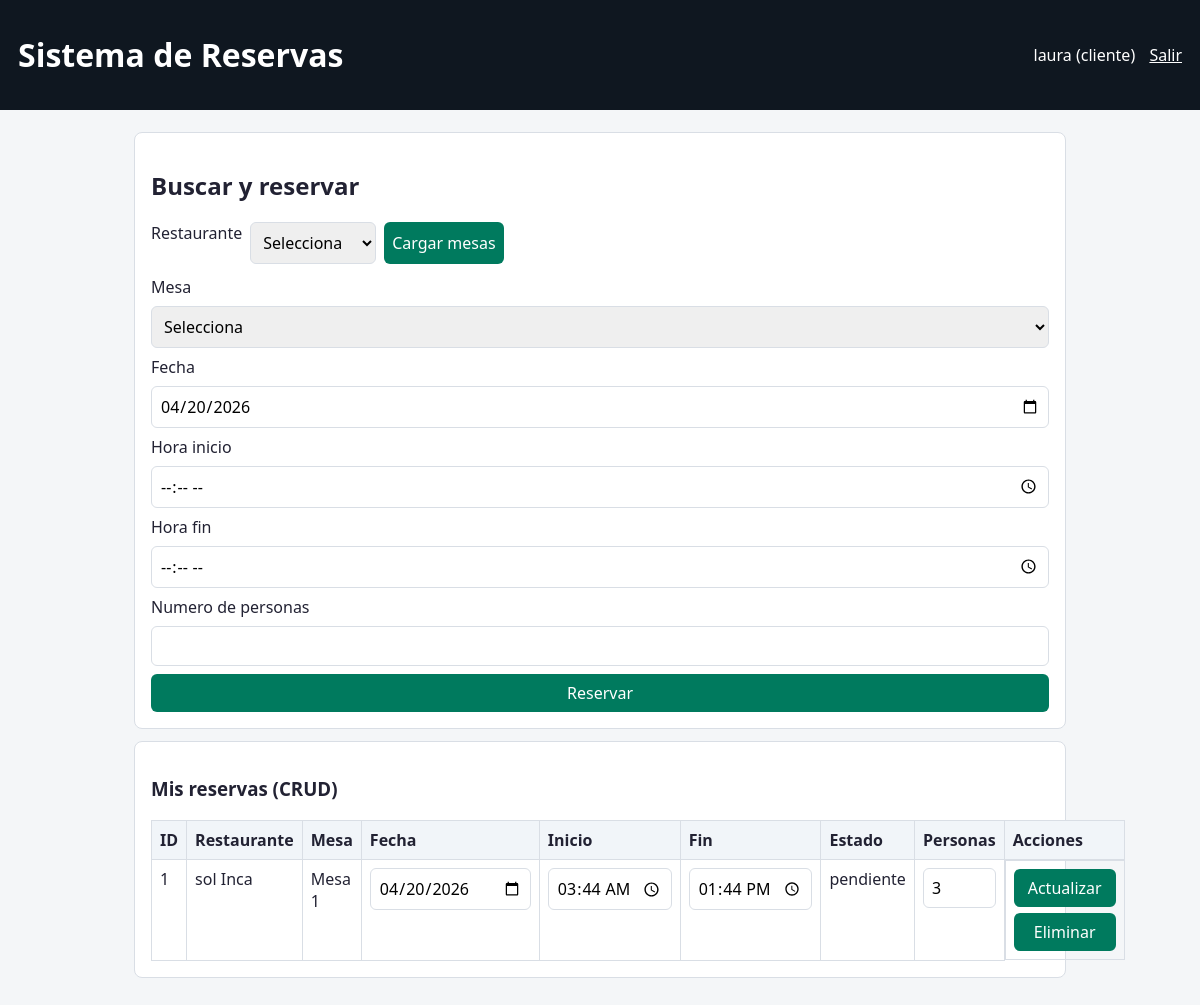
The page /cliente/reservas (signed in) on the database as committed earlier.
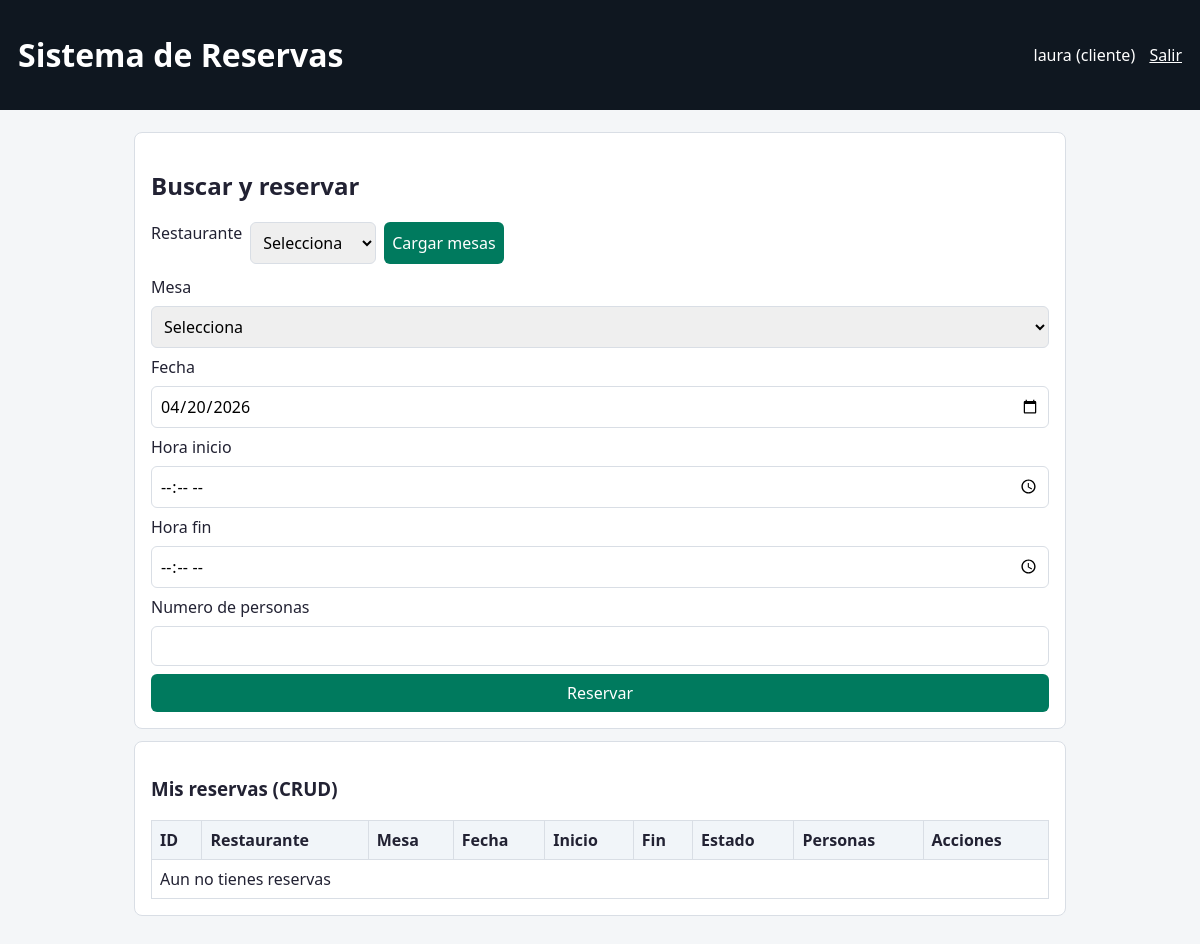
The same page on the database as committed later.
### tables this page shows
CREATE TABLE reserva (
				id_reserva INTEGER PRIMARY KEY AUTOINCREMENT,
				id_cliente INTEGER NOT NULL,
				id_disponibilidad INTEGER NOT NULL,
				estado TEXT NOT NULL DEFAULT 'pendiente',
				num_personas INTEGER NOT NULL,
				FOREIGN KEY (id_cliente) REFERENCES cliente(id_cliente) ON DELETE CASCADE,
				FOREIGN KEY (id_disponibilidad) REFERENCES disponibilidad(id_disponibilidad) ON DELETE CASCADE
			);

CREATE TABLE restaurante (
				id_restaurante INTEGER PRIMARY KEY AUTOINCREMENT,
				nombre TEXT NOT NULL,
				direccion TEXT NOT NULL,
				telefono TEXT,
				descripcion TEXT
			);

CREATE TABLE mesa (
				id_mesa INTEGER PRIMARY KEY AUTOINCREMENT,
				id_restaurante INTEGER NOT NULL,
				numero INTEGER NOT NULL,
				capacidad INTEGER NOT NULL,
				estado TEXT NOT NULL DEFAULT 'activa',
				FOREIGN KEY (id_restaurante) REFERENCES restaurante(id_restaurante) ON DELETE CASCADE
			);

CREATE TABLE disponibilidad (
				id_disponibilidad INTEGER PRIMARY KEY AUTOINCREMENT,
				id_mesa INTEGER NOT NULL,
				fecha TEXT NOT NULL,
				hora_inicio TEXT NOT NULL,
				hora_fin TEXT NOT NULL,
				estado TEXT NOT NULL DEFAULT 'disponible',
				FOREIGN KEY (id_mesa) REFERENCES mesa(id_mesa) ON DELETE CASCADE,
				UNIQUE (id_mesa, fecha, hora_inicio, hora_fin)
			);

### presentacion/controllers/cliente_controller.py (the view, shortened to what this page needs)
@cliente_bp.route("/reservas", methods=["GET", "POST"])
@login_required
@role_required("cliente")
def reservas():
    _, reserva_service, _ = get_services()
    restaurantes = reserva_service.listar_restaurantes()
    reservas_cliente = reserva_service.listar_reservas_cliente(
        session["usuario"]["id_cliente"]
    )
    mesas = []
    horarios = []
    selected_restaurante = request.args.get("restaurante")
    if request.method == "POST":
        selected_restaurante = request.form.get("id_restaurante") or request.form.get(
            "id_restaurante_selected"
        )
    if selected_restaurante:
        mesas = reserva_service.listar_mesas_por_restaurante(selected_restaurante)
        horarios = reserva_service.listar_horarios_por_restaurante(selected_restaurante)
    return render_template(
        "cliente_reservas.html",
        restaurantes=restaurantes,
        mesas=mesas,
        horarios=horarios,
        selected_restaurante=selected_restaurante,
        reservas=reservas_cliente,
    )

### datos/ConexionDB.py (called while the page is built)
	def __new__(cls, db_path=None):
		if cls._instancia is None:
			cls._instancia = super().__new__(cls)
			cls._instancia._inicializada = False
		return cls._instancia

	@classmethod
	def get_instance(cls, db_path=None):
		return cls(db_path)

	def conectar(self):
		return self._conexion

### datos/dao/restaurante_dao.py (called while the page is built)
    def listar_todos(self):
        return self.db.execute("SELECT * FROM restaurante ORDER BY nombre").fetchall()

### negocio/builders.py (called while the page is built)
    def reset(self):
        self._data = {
            "id_reserva": None,
            "id_cliente": None,
            "id_disponibilidad": None,
            "estado": "pendiente",
            "num_personas": 1,
        }
        return self

### negocio/services.py (called while the page is built)
    def listar_restaurantes(self):
        return self.restaurante_dao.listar_todos()

    def listar_reservas_cliente(self, id_cliente):
        return self.reserva_dao.buscar_detalladas_por_cliente(id_cliente)

### presentacion/controllers/common.py (called while the page is built)
def get_services():
    conexion = ConexionDB.get_instance()
    db = conexion.conectar()
    return AuthService(db), ReservaService(db), AdminService(db)

### presentacion/templates/cliente_reservas.html (shortened to what this page needs)
{% extends 'base.html' %}
{% block content %}
<section class="card">
    <h2>Buscar y reservar</h2>
    <form method="get" class="form-inline">
        <label>Restaurante</label>
        <select name="restaurante" required>
            <option value="">Selecciona</option>
        </select>
        <button type="submit">Cargar mesas</button>
    </form>
    <form method="post" class="form-grid mt">
        <label>Mesa</label>
        <select name="id_mesa" required>
            <option value="">Selecciona</option>
        </select>
        <label>Fecha</label>
        <input type="date" name="fecha" required>
        <label>Hora inicio</label>
        <input type="time" name="hora_inicio" required>
        <label>Hora fin</label>
        <input type="time" name="hora_fin" required>
        <label>Numero de personas</label>
        <input type="number" name="num_personas" min="1" required>
        <button type="submit">Reservar</button>
    </form>
</section>
<section class="card mt">
    <h3>Mis reservas (CRUD)</h3>
    <table>
        <thead>
            <tr>
                <th>ID</th>
                <th>Restaurante</th>
                <th>Mesa</th>
                <th>Fecha</th>
                <th>Inicio</th>
                <th>Fin</th>
                <th>Estado</th>
                <th>Personas</th>
                <th>Acciones</th>
            </tr>
        </thead>
        <tbody>
            {% for r in reservas %}
            <tr>
                <form method="post">
                    <td>
                        {{ r.id_reserva }}
                    </td>
                    <td>{{ r.restaurante_nombre }}</td>
                    <td>
                        Mesa {{ r.mesa_numero }}
                    </td>
                    <td><input type="date" name="fecha" value="{{ r.fecha }}" required></td>
                    <td><input type="time" name="hora_inicio" value="{{ r.hora_inicio }}" required></td>
                    <td><input type="time" name="hora_fin" value="{{ r.hora_fin }}" required></td>
                    <td>{{ r.estado }}</td>
                    <td><input type="number" name="num_personas" min="1" value="{{ r.num_personas }}" required></td>
                    <td class="actions">
                        <button type="submit" name="accion" value="actualizar">Actualizar</button>
                        <button type="submit" name="accion" value="eliminar" onclick="return confirm('Eliminar reserva?')">Eliminar</button>
                    </td>
                </form>
            </tr>
            {% else %}
            <tr><td colspan="9">Aun no tienes reservas</td></tr>
            {% endfor %}
        </tbody>
    </table>
</section>
{% endblock %}

Rows that differ between the two databases and show on the page:
removed reserva: id_reserva "1", restaurante_nombre "sol Inca", mesa_numero "1", fecha "04/20/2026", hora_inicio "03:44", hora_fin "13:44", estado "pendiente", num_personas "3"
Other text that changed with them:
text now shown: "Aun no tienes reservas"
